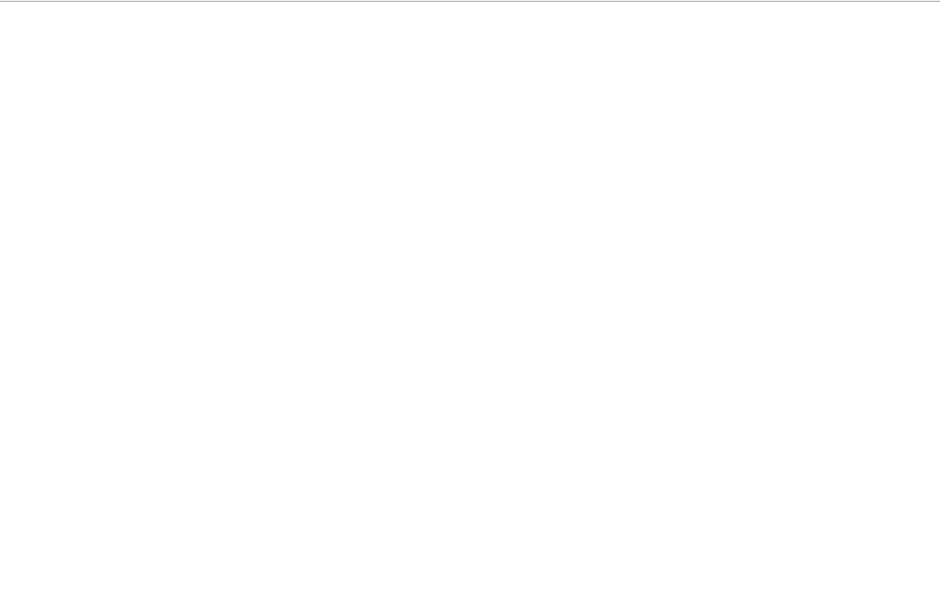
<?xml version="1.0" encoding="UTF-8"?>
<ui version="4.0">
 <class>Statistique</class>
 <widget class="QDialog" name="Statistique">
  <property name="geometry">
   <rect>
    <x>0</x>
    <y>0</y>
    <width>940</width>
    <height>606</height>
   </rect>
  </property>
  <property name="windowTitle">
   <string>Dialog</string>
  </property>
  <widget class="QGraphicsView" name="graphicsView">
   <property name="geometry">
    <rect>
     <x>-5</x>
     <y>1</y>
     <width>991</width>
     <height>611</height>
    </rect>
   </property>
  </widget>
  <widget class="QLabel" name="label_8">
   <property name="geometry">
    <rect>
     <x>10</x>
     <y>10</y>
     <width>121</width>
     <height>81</height>
    </rect>
   </property>
   <property name="text">
    <string/>
   </property>
   <property name="pixmap">
    <pixmap>../../../../PROJET C++/logo sghayer .png</pixmap>
   </property>
  </widget>
 </widget>
 <resources/>
 <connections/>
</ui>
